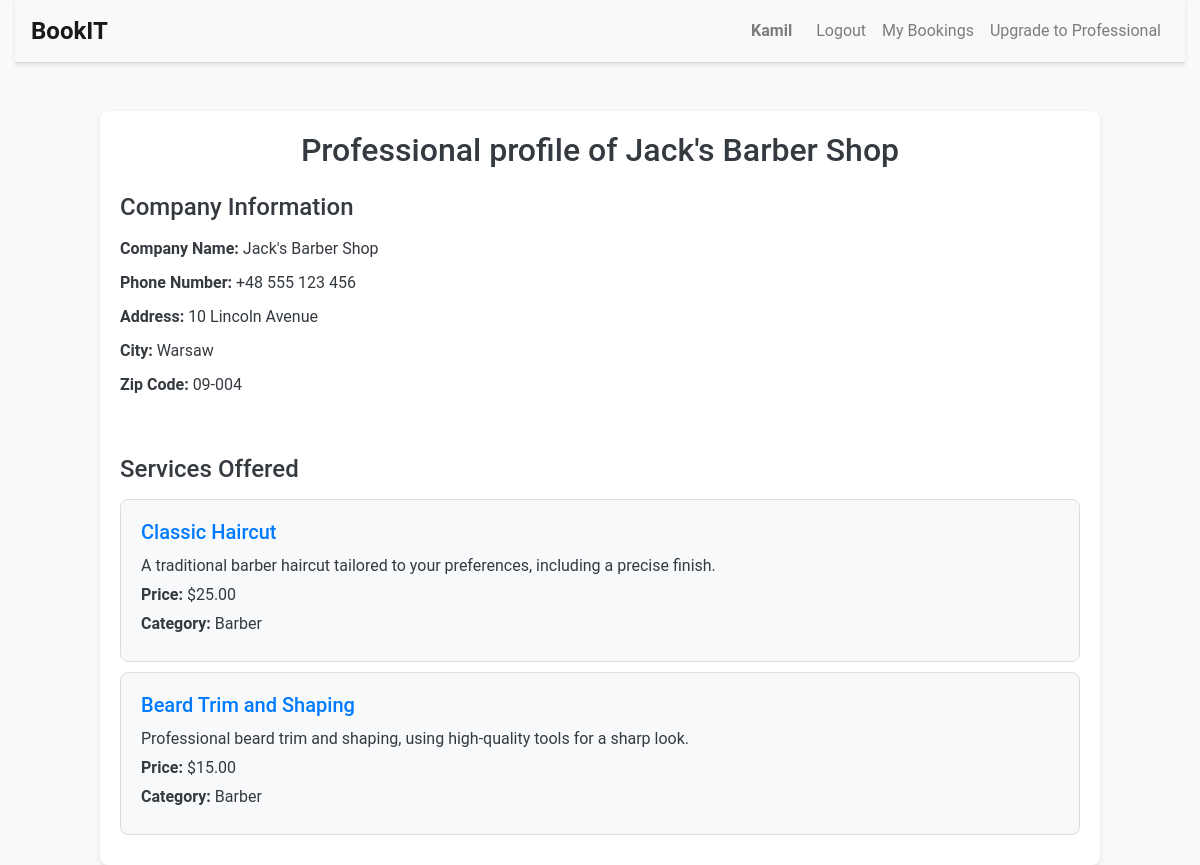
/professional/Jack (signed in), run on the app's committed database.
### bookit/models.py (models this page shows, shortened)
class User(AbstractUser):
    id = models.AutoField(primary_key=True)
    username = models.CharField(max_length=100, unique=True)
    email = models.EmailField(max_length=254)
    password = models.CharField(max_length=128)
    if_professional = models.BooleanField(default=False)

class Professional_User(models.Model):
    id = models.AutoField(primary_key=True)
    user = models.ForeignKey(User, on_delete=models.CASCADE, related_name="Professional_User")
    company_name = models.CharField(max_length=100, unique=True)
    phone_number = models.CharField(max_length=15)
    address = models.CharField(max_length=255)
    city = models.CharField(max_length=255)
    zip_code = models.CharField(max_length=10)
    company_logo = models.CharField(max_length=10000, blank=True, null=True)

class Service(models.Model):
    CATEGORY_CHOICES = [
        ('HAIRDRESSING', 'Hairdressing'),
        ('BARBER', 'Barber'),
        ('COSMETOLOGY', 'Cosmetology'),
        ('MANICURE_PEDICURE', 'Manicure and Pedicure'),
        ('MASSAGES', 'Massages'),
        ('HAIR_REMOVAL', 'Hair Removal'),
        ('MAKEUP', 'Makeup'),
        ('AESTHETIC_MEDICINE', 'Aesthetic Medicine'),
        ('PERSONAL_TRAINING', 'Personal Training'),
        ('PHYSIOTHERAPY', 'Physiotherapy'),
        ('TATTOOS_PIERCING', 'Tattoos and Piercing'),
        ('SPRAY_TANNING', 'Spray Tanning'),
        ('EYELASH_STYLING', 'Eyelash Styling'),
        ('EYEBROW_STYLING', 'Eyebrow Styling'),
        ('DIETETICS', 'Dietetics'),
        ('SPA_RELAXATION', 'Spa and Relaxation'),
        ('FACIAL_TREATMENTS', 'Facial Treatments'),
        ('OTHER', 'Other'),
    ]
    id = models.AutoField(primary_key=True)
    name = models.CharField(max_length=255)
    description = models.TextField()
    price = models.DecimalField(max_digits=6, decimal_places=2)
    created_by = models.ForeignKey(Professional_User, on_delete=models.CASCADE, related_name="service_created_by")
    category = models.CharField(max_length=50, choices=CATEGORY_CHOICES, default='OTHER')
    duration = models.IntegerField(help_text="Duration in minutes")

### bookit/views.py (the view)
# urls.py: path("professional/<str:professional_username>", views.professional, name="professional"),
def professional(request, professional_username):
    professional_user = User.objects.get(username=professional_username)
    professional = Professional_User.objects.get(user=professional_user)
    services = Service.objects.filter(created_by=professional)
    return render(request, 'bookit/professional.html', {'professional': professional, 'services': services})

### bookit/templates/bookit/professional.html (shortened to what this page needs)
{% extends "bookit/layout.html" %}
{% block body %}
    <div class="professional-container mt-5">
        <h1>Professional profile of {{ professional.company_name }}</h1>
        <div class="row mt-4">
            <div class="col-md-6">
                <h3>Company Information</h3>
                <p><strong>Company Name:</strong> {{ professional.company_name }}</p>
                <p><strong>Phone Number:</strong> {{ professional.phone_number }}</p>
                <p><strong>Address:</strong> {{ professional.address }}</p>
                <p><strong>City:</strong> {{ professional.city }}</p>
                <p><strong>Zip Code:</strong> {{ professional.zip_code }}</p>
            </div>
            <div class="col-md-6 text-center">
            </div>
        </div>
        <div class="row mt-5">
            <div class="col-12">
                <h3>Services Offered</h3>
                {% if services %}
                    <ul class="list-group">
                        {% for service in services %}
                            <li class="list-group-item">
                                <h5><a href="{% url 'service' service.id %}">{{ service.name }}</a></h5>
                                <p>{{ service.description }}</p>
                                <p><strong>Price:</strong> ${{ service.price }}</p>
                                <p><strong>Category:</strong> {{ service.get_category_display }}</p>
                            </li>
                        {% endfor %}
                    </ul>
                {% else %}
                    <p>No services available at the moment.</p>
                {% endif %}
            </div>
        </div>
    </div>
{% endblock %}

### bookit/templates/bookit/layout.html (shortened to what this page needs)
{% load static %}
<!DOCTYPE html>
<html lang="en">
    <head>
        <link rel="stylesheet" href="https://stackpath.bootstrapcdn.com/bootstrap/4.4.1/css/bootstrap.min.css">
        <link href="{% static 'bookit/styles.css' %}" rel="stylesheet">
    </head>
    <body>
        <div class="container-fluid">
            <nav class="navbar navbar-expand-md navbar-light bg-light mb-4">
                <a class="navbar-brand" href="{% url 'index' %}">BookIT</a>
                <div class="collapse navbar-collapse" id="navbarNav">
                    <ul class="navbar-nav ml-auto">
                        {% if user.is_authenticated %}
                            <li class="nav-item">
                                <span class="navbar-text">{{user.username}}</span>
                            </li>
                            <li class="nav-item">
                                <a class="nav-link" href="{% url 'logout' %}">Logout</a>
                            </li>
                            <li class="nav-item">
                                <a class="nav-link" href="{% url 'booked' %}">My Bookings</a>
                            </li>
                        {% endif %}
                        {% if user.is_authenticated %}
                            {% if user.if_professional %}
                                <li class="nav-item">
                                    <a class="nav-link" href="{% url 'professional' user.username %}">Professional Dashboard</a>
                                </li>
                                <li class="nav-item">
                                    <a class="nav-link" href="{% url 'add_service' %}">Add Service</a>
                                </li>
                            {% else %}
                                <li class="nav-item">
                                    <a class="nav-link" href="{% url 'upgrade' %}">Upgrade to Professional</a>
                                </li>
                            {% endif %}
                        {% endif %}
                    </ul>
                </div>
            </nav>
            {% block body %}
            {% endblock %}
        </div>
    </body>
</html>

### bookit/static/bookit/styles.css (style rules this page uses)
body { font-family: 'Roboto', sans-serif; background-color: #f8f9fa; color: #333; margin: 0; padding: 0; min-height: 100vh; }
.navbar { border-bottom: 1px solid #ddd; box-shadow: 0 2px 4px rgba(0, 0, 0, 0.1); }
.navbar-brand { font-weight: bold; font-size: 1.5rem; color: #007bff; }
.nav-link { font-size: 1rem; color: #007bff; }
.navbar-text { font-weight: bold; color: #007bff; margin-right: 1rem; }
h1, h2, h3, h4, h5, h6 { color: #343a40; margin-bottom: 1rem; }
.list-group-item { padding: 1rem 1.5rem; border: none; border-bottom: 1px solid #ddd; }
.list-group-item:last-child { border-bottom: none; }
a { color: #007bff; text-decoration: none; }
.professional-container { max-width: 1000px; margin: 0 auto; padding: 20px; background-color: #fff; border-radius: 8px; box-shadow: 0 2px 4px rgba(0, 0, 0, 0.1); }
.professional-container h1 { font-size: 2rem; color: #343a40; margin-bottom: 20px; text-align: center; }
.professional-container h3 { font-size: 1.5rem; color: #343a40; margin-bottom: 15px; }
.professional-container p { margin-bottom: 10px; color: #343a40; font-size: 1rem; }
.professional-container p strong { color: #343a40; font-weight: bold; }
.professional-container .list-group-item { padding: 20px; margin-bottom: 10px; border: 1px solid #ddd; border-radius: 8px; background-color: #f8f9fa; }
.professional-container .list-group-item h5 { font-size: 1.25rem; margin-bottom: 10px; color: #007bff; }
.professional-container .list-group-item p { margin-bottom: 5px; font-size: 1rem; color: #343a40; }

### data on the page
User: username "Kamil"
Professional_User: company_name "Jack's Barber Shop", phone_number "+48 555 123 456", address "10 Lincoln Avenue", city "Warsaw", zip_code "09-004"
Service: name "Classic Haircut", description "A traditional barber haircut tailored to your preferences, including a precise finish.", price "25.00", category "Barber"
Service: name "Beard Trim and Shaping", description "Professional beard trim and shaping, using high-quality tools for a sharp look.", price "15.00", category "Barber"
